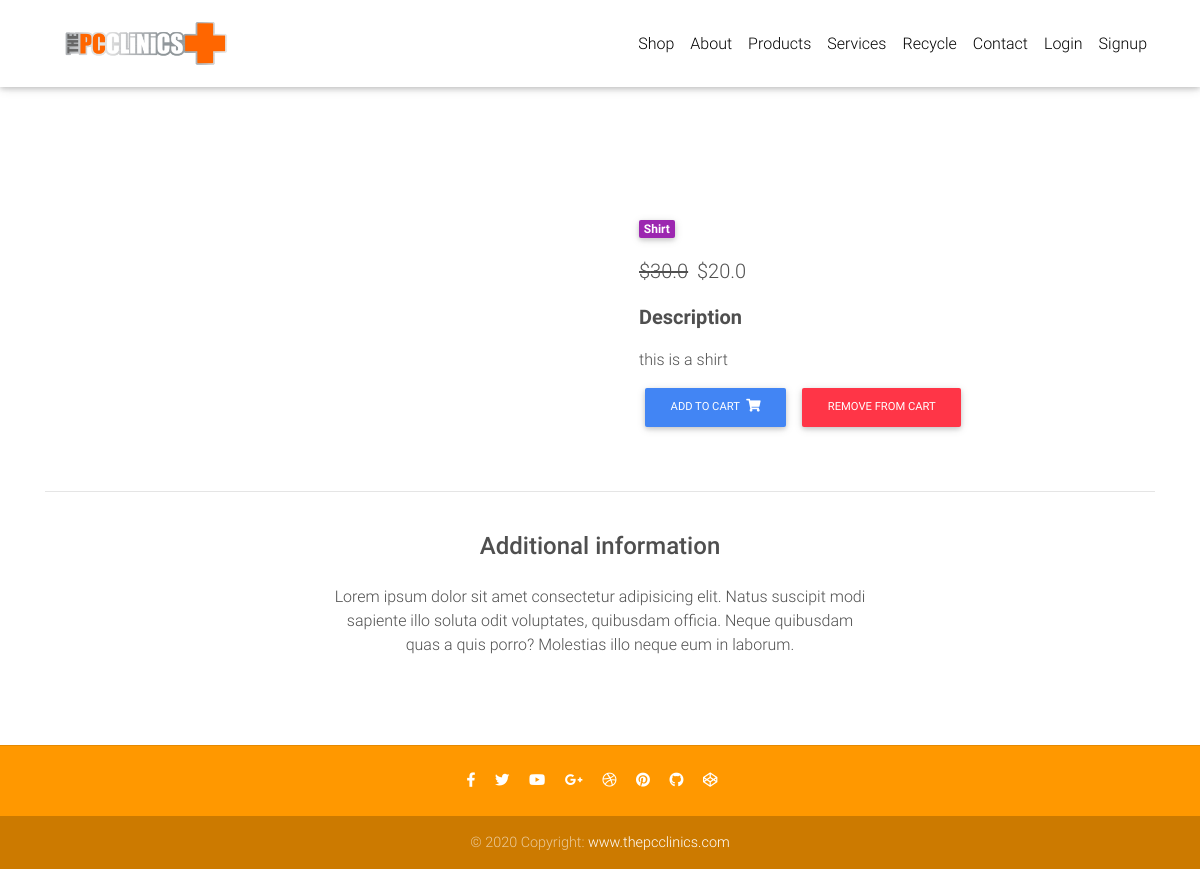
The page /product/shirt/ on the database its author committed.
### core/models.py (models this page shows, shortened)
class Item(models.Model):
    title = models.CharField(max_length=100)
    price = models.FloatField()
    discount_price = models.FloatField(blank=True, null=True)
    category = models.CharField(choices=CATEGORY_CHOICES, max_length=2)
    label = models.CharField(choices=LABEL_CHOICES, max_length=1)
    slug = models.SlugField()
    description = models.TextField()
    image = models.ImageField()
    def get_add_to_cart_url(self):
        return reverse("core:add-to-cart", kwargs={
            'slug': self.slug
        })
    def get_remove_from_cart_url(self):
        return reverse("core:remove-from-cart", kwargs={
            'slug': self.slug
        })

### core/views.py (the view)
# urls.py: path('product/<slug>/', ItemDetailView.as_view(), name='product'),
class ItemDetailView(DetailView):
    model = Item
    template_name = "product.html"

### templates/product.html (shortened to what this page needs)
{% extends "base.html" %}
{% block content %}
  <main class="mt-5 pt-4">
    <div class="container dark-grey-text mt-5">
      <div class="row wow fadeIn">
        <div class="col-md-6 mb-4">
        </div>
        <div class="col-md-6 mb-4">
          <div class="p-4">
            <div class="mb-3">
              <a href="">
                <span class="badge purple mr-1">{{ object.get_category_display }}</span>
              </a>
            </div>
            <p class="lead">
              {% if object.discount_price %}
              <span class="mr-1">
                <del>${{ object.price }}</del>
              </span>
              <span>${{ object.discount_price }}</span>
              {% else %}
              <span>${{ object.price }}</span>
              {% endif %}
            </p>
            <p class="lead font-weight-bold">Description</p>
            <p>{{ object.description }}</p>
            <a href="{{ object.get_add_to_cart_url }}" class="btn btn-primary btn-md my-0 p">
              Add to cart
              <i class="fas fa-shopping-cart ml-1"></i>
            </a>
            <a href="{{ object.get_remove_from_cart_url }}" class="btn btn-danger btn-md my-0 p">
              Remove from cart
            </a>
          </div>
        </div>
      </div>
      <hr>
      <div class="row d-flex justify-content-center wow fadeIn">
        <div class="col-md-6 text-center">
          <h4 class="my-4 h4">Additional information</h4>
          <p>Lorem ipsum dolor sit amet consectetur adipisicing elit. Natus suscipit modi sapiente illo soluta odit
            voluptates,
            quibusdam officia. Neque quibusdam quas a quis porro? Molestias illo neque eum in laborum.</p>
        </div>
      </div>
      <div class="row wow fadeIn">
        <div class="col-lg-4 col-md-12 mb-4">
        </div>
        <div class="col-lg-4 col-md-6 mb-4">
        </div>
        <div class="col-lg-4 col-md-6 mb-4">
        </div>
      </div>
    </div>
  </main>
{% endblock content %}

### templates/base.html (style rules this page uses)
html, body, header, .carousel { height: 60vh; }

### rows shown on the page
Item: category "Shirt", price "30.0", discount_price "20.0", description "this is a shirt"
